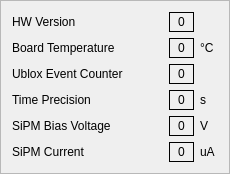
    <widget class="QFrame" name="frame">
     <property name="frameShape">
      <enum>QFrame::StyledPanel</enum>
     </property>
     <property name="frameShadow">
      <enum>QFrame::Raised</enum>
     </property>
     <layout class="QGridLayout" name="gridLayout_12">
      <item row="0" column="0">
       <layout class="QGridLayout" name="gridLayout_6">
        <item row="0" column="0">
         <widget class="QLabel" name="label_25">
          <property name="sizePolicy">
           <sizepolicy hsizetype="Fixed" vsizetype="Preferred">
            <horstretch>0</horstretch>
            <verstretch>0</verstretch>
           </sizepolicy>
          </property>
          <property name="font">
           <font>
            <pointsize>9</pointsize>
           </font>
          </property>
          <property name="text">
           <string>HW Version</string>
          </property>
         </widget>
        </item>
        <item row="0" column="1">
         <spacer name="horizontalSpacer_4">
          <property name="orientation">
           <enum>Qt::Horizontal</enum>
          </property>
          <property name="sizeType">
           <enum>QSizePolicy::Preferred</enum>
          </property>
          <property name="sizeHint" stdset="0">
           <size>
            <width>40</width>
            <height>20</height>
           </size>
          </property>
         </spacer>
        </item>
        <item row="0" column="2">
         <widget class="QLabel" name="hwVersionLabel">
          <property name="minimumSize">
           <size>
            <width>10</width>
            <height>0</height>
           </size>
          </property>
          <property name="font">
           <font>
            <pointsize>9</pointsize>
           </font>
          </property>
          <property name="frameShape">
           <enum>QFrame::Panel</enum>
          </property>
          <property name="text">
           <string>0</string>
          </property>
          <property name="alignment">
           <set>Qt::AlignCenter</set>
          </property>
         </widget>
        </item>
        <item row="0" column="3">
         <widget class="QLabel" name="label_26">
          <property name="sizePolicy">
           <sizepolicy hsizetype="Fixed" vsizetype="Preferred">
            <horstretch>0</horstretch>
            <verstretch>0</verstretch>
           </sizepolicy>
          </property>
          <property name="minimumSize">
           <size>
            <width>18</width>
            <height>0</height>
           </size>
          </property>
          <property name="font">
           <font>
            <pointsize>11</pointsize>
           </font>
          </property>
          <property name="text">
           <string/>
          </property>
         </widget>
        </item>
        <item row="1" column="0">
         <widget class="QLabel" name="label_19">
          <property name="sizePolicy">
           <sizepolicy hsizetype="Fixed" vsizetype="Preferred">
            <horstretch>0</horstretch>
            <verstretch>0</verstretch>
           </sizepolicy>
          </property>
          <property name="font">
           <font>
            <pointsize>9</pointsize>
           </font>
          </property>
          <property name="text">
           <string>Board Temperature</string>
          </property>
         </widget>
        </item>
        <item row="1" column="1">
         <spacer name="horizontalSpacer">
          <property name="orientation">
           <enum>Qt::Horizontal</enum>
          </property>
          <property name="sizeType">
           <enum>QSizePolicy::Preferred</enum>
          </property>
          <property name="sizeHint" stdset="0">
           <size>
            <width>40</width>
            <height>20</height>
           </size>
          </property>
         </spacer>
        </item>
        <item row="1" column="2">
         <widget class="QLabel" name="temperatureLabel">
          <property name="minimumSize">
           <size>
            <width>25</width>
            <height>0</height>
           </size>
          </property>
          <property name="font">
           <font>
            <pointsize>9</pointsize>
           </font>
          </property>
          <property name="frameShape">
           <enum>QFrame::Panel</enum>
          </property>
          <property name="text">
           <string>0</string>
          </property>
          <property name="alignment">
           <set>Qt::AlignCenter</set>
          </property>
         </widget>
        </item>
        <item row="1" column="3">
         <widget class="QLabel" name="label_21">
          <property name="sizePolicy">
           <sizepolicy hsizetype="Fixed" vsizetype="Preferred">
            <horstretch>0</horstretch>
            <verstretch>0</verstretch>
           </sizepolicy>
          </property>
          <property name="minimumSize">
           <size>
            <width>18</width>
            <height>0</height>
           </size>
          </property>
          <property name="font">
           <font>
            <pointsize>9</pointsize>
           </font>
          </property>
          <property name="text">
           <string>°C</string>
          </property>
         </widget>
        </item>
        <item row="2" column="0">
         <widget class="QLabel" name="label_20">
          <property name="sizePolicy">
           <sizepolicy hsizetype="Fixed" vsizetype="Preferred">
            <horstretch>0</horstretch>
            <verstretch>0</verstretch>
           </sizepolicy>
          </property>
          <property name="font">
           <font>
            <pointsize>9</pointsize>
           </font>
          </property>
          <property name="text">
           <string>Ublox Event Counter</string>
          </property>
         </widget>
        </item>
        <item row="2" column="1">
         <spacer name="horizontalSpacer_2">
          <property name="orientation">
           <enum>Qt::Horizontal</enum>
          </property>
          <property name="sizeType">
           <enum>QSizePolicy::Preferred</enum>
          </property>
          <property name="sizeHint" stdset="0">
           <size>
            <width>40</width>
            <height>20</height>
           </size>
          </property>
         </spacer>
        </item>
        <item row="2" column="2">
         <widget class="QLabel" name="ubloxCounterLabel">
          <property name="minimumSize">
           <size>
            <width>25</width>
            <height>0</height>
           </size>
          </property>
          <property name="font">
           <font>
            <pointsize>9</pointsize>
           </font>
          </property>
          <property name="frameShape">
           <enum>QFrame::Panel</enum>
          </property>
          <property name="text">
           <string>0</string>
          </property>
          <property name="alignment">
           <set>Qt::AlignCenter</set>
          </property>
         </widget>
        </item>
        <item row="2" column="3">
         <widget class="QLabel" name="label_24">
          <property name="sizePolicy">
           <sizepolicy hsizetype="Fixed" vsizetype="Preferred">
            <horstretch>0</horstretch>
            <verstretch>0</verstretch>
           </sizepolicy>
          </property>
          <property name="minimumSize">
           <size>
            <width>18</width>
            <height>0</height>
           </size>
          </property>
          <property name="font">
           <font>
            <pointsize>9</pointsize>
           </font>
          </property>
          <property name="text">
           <string/>
          </property>
         </widget>
        </item>
        <item row="3" column="0">
         <widget class="QLabel" name="label_22">
          <property name="sizePolicy">
           <sizepolicy hsizetype="Fixed" vsizetype="Preferred">
            <horstretch>0</horstretch>
            <verstretch>0</verstretch>
           </sizepolicy>
          </property>
          <property name="font">
           <font>
            <pointsize>9</pointsize>
           </font>
          </property>
          <property name="text">
           <string>Time Precision</string>
          </property>
         </widget>
        </item>
        <item row="3" column="1">
         <spacer name="horizontalSpacer_3">
          <property name="orientation">
           <enum>Qt::Horizontal</enum>
          </property>
          <property name="sizeType">
           <enum>QSizePolicy::Preferred</enum>
          </property>
          <property name="sizeHint" stdset="0">
           <size>
            <width>40</width>
            <height>20</height>
           </size>
          </property>
         </spacer>
        </item>
        <item row="3" column="2">
         <widget class="QLabel" name="timePrecLabel">
          <property name="minimumSize">
           <size>
            <width>25</width>
            <height>0</height>
           </size>
          </property>
          <property name="font">
           <font>
            <pointsize>9</pointsize>
           </font>
          </property>
          <property name="frameShape">
           <enum>QFrame::Panel</enum>
          </property>
          <property name="text">
           <string>0</string>
          </property>
          <property name="alignment">
           <set>Qt::AlignCenter</set>
          </property>
         </widget>
        </item>
        <item row="3" column="3">
         <widget class="QLabel" name="label_23">
          <property name="sizePolicy">
           <sizepolicy hsizetype="Fixed" vsizetype="Preferred">
            <horstretch>0</horstretch>
            <verstretch>0</verstretch>
           </sizepolicy>
          </property>
          <property name="minimumSize">
           <size>
            <width>18</width>
            <height>0</height>
           </size>
          </property>
          <property name="font">
           <font>
            <pointsize>9</pointsize>
           </font>
          </property>
          <property name="text">
           <string>s</string>
          </property>
         </widget>
        </item>
        <item row="4" column="0">
         <widget class="QLabel" name="label_27">
          <property name="sizePolicy">
           <sizepolicy hsizetype="Fixed" vsizetype="Preferred">
            <horstretch>0</horstretch>
            <verstretch>0</verstretch>
           </sizepolicy>
          </property>
          <property name="font">
           <font>
            <pointsize>9</pointsize>
           </font>
          </property>
          <property name="text">
           <string>SiPM Bias Voltage</string>
          </property>
         </widget>
        </item>
        <item row="4" column="1">
         <spacer name="horizontalSpacer_5">
          <property name="orientation">
           <enum>Qt::Horizontal</enum>
          </property>
          <property name="sizeType">
           <enum>QSizePolicy::Preferred</enum>
          </property>
          <property name="sizeHint" stdset="0">
           <size>
            <width>40</width>
            <height>20</height>
           </size>
          </property>
         </spacer>
        </item>
        <item row="4" column="2">
         <widget class="QLabel" name="biasVoltageLabel">
          <property name="minimumSize">
           <size>
            <width>20</width>
            <height>0</height>
           </size>
          </property>
          <property name="font">
           <font>
            <pointsize>9</pointsize>
           </font>
          </property>
          <property name="frameShape">
           <enum>QFrame::Panel</enum>
          </property>
          <property name="text">
           <string>0</string>
          </property>
          <property name="alignment">
           <set>Qt::AlignCenter</set>
          </property>
         </widget>
        </item>
        <item row="4" column="3">
         <widget class="QLabel" name="label_28">
          <property name="sizePolicy">
           <sizepolicy hsizetype="Fixed" vsizetype="Preferred">
            <horstretch>0</horstretch>
            <verstretch>0</verstretch>
           </sizepolicy>
          </property>
          <property name="minimumSize">
           <size>
            <width>18</width>
            <height>0</height>
           </size>
          </property>
          <property name="font">
           <font>
            <pointsize>9</pointsize>
           </font>
          </property>
          <property name="text">
           <string>V</string>
          </property>
         </widget>
        </item>
        <item row="5" column="0">
         <widget class="QLabel" name="label_29">
          <property name="sizePolicy">
           <sizepolicy hsizetype="Fixed" vsizetype="Preferred">
            <horstretch>0</horstretch>
            <verstretch>0</verstretch>
           </sizepolicy>
          </property>
          <property name="font">
           <font>
            <pointsize>9</pointsize>
           </font>
          </property>
          <property name="text">
           <string>SiPM Current</string>
          </property>
         </widget>
        </item>
        <item row="5" column="1">
         <spacer name="horizontalSpacer_6">
          <property name="orientation">
           <enum>Qt::Horizontal</enum>
          </property>
          <property name="sizeType">
           <enum>QSizePolicy::Preferred</enum>
          </property>
          <property name="sizeHint" stdset="0">
           <size>
            <width>40</width>
            <height>20</height>
           </size>
          </property>
         </spacer>
        </item>
        <item row="5" column="2">
         <widget class="QLabel" name="biasCurrentLabel">
          <property name="minimumSize">
           <size>
            <width>20</width>
            <height>0</height>
           </size>
          </property>
          <property name="font">
           <font>
            <pointsize>9</pointsize>
           </font>
          </property>
          <property name="frameShape">
           <enum>QFrame::Panel</enum>
          </property>
          <property name="text">
           <string>0</string>
          </property>
          <property name="alignment">
           <set>Qt::AlignCenter</set>
          </property>
         </widget>
        </item>
        <item row="5" column="3">
         <widget class="QLabel" name="label_30">
          <property name="sizePolicy">
           <sizepolicy hsizetype="Fixed" vsizetype="Preferred">
            <horstretch>0</horstretch>
            <verstretch>0</verstretch>
           </sizepolicy>
          </property>
          <property name="minimumSize">
           <size>
            <width>18</width>
            <height>0</height>
           </size>
          </property>
          <property name="font">
           <font>
            <pointsize>9</pointsize>
           </font>
          </property>
          <property name="text">
           <string>uA</string>
          </property>
         </widget>
        </item>
       </layout>
      </item>
     </layout>
    </widget>
